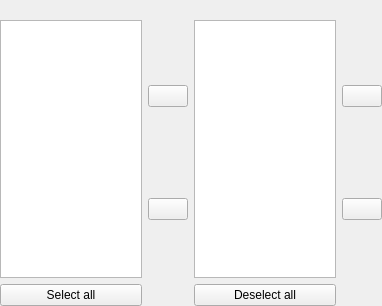
<ui version="4.0" >
 <class>DoubleStringsListSelectionData</class>
 <widget class="QWidget" name="DoubleStringsListSelectionData" >
  <property name="geometry" >
   <rect>
    <x>0</x>
    <y>0</y>
    <width>382</width>
    <height>306</height>
   </rect>
  </property>
  <property name="windowTitle" >
   <string>Form</string>
  </property>
  <layout class="QHBoxLayout" name="horizontalLayout" >
   <property name="margin" >
    <number>0</number>
   </property>
   <item>
    <layout class="QVBoxLayout" name="verticalLayout" >
     <item>
      <widget class="QLabel" name="inputListLabel" >
       <property name="text" >
        <string/>
       </property>
       <property name="alignment" >
        <set>Qt::AlignCenter</set>
       </property>
      </widget>
     </item>
     <item>
      <widget class="tlp::ItemsListWidget" name="inputList" />
     </item>
     <item>
      <widget class="QPushButton" name="selectButton" >
       <property name="text" >
        <string>Select all</string>
       </property>
      </widget>
     </item>
    </layout>
   </item>
   <item>
    <layout class="QVBoxLayout" name="verticalLayout_6" >
     <item>
      <widget class="QPushButton" name="addButton" >
       <property name="text" >
        <string/>
       </property>
       <property name="icon" >
        <iconset resource="TulipQtResource.qrc" >
         <normaloff>:/right.png</normaloff>:/right.png</iconset>
       </property>
      </widget>
     </item>
     <item>
      <widget class="QPushButton" name="removeButton" >
       <property name="text" >
        <string/>
       </property>
       <property name="icon" >
        <iconset resource="TulipQtResource.qrc" >
         <normaloff>:/left.png</normaloff>:/left.png</iconset>
       </property>
      </widget>
     </item>
    </layout>
   </item>
   <item>
    <layout class="QVBoxLayout" name="verticalLayout_2" >
     <item>
      <widget class="QLabel" name="outputListLabel" >
       <property name="text" >
        <string/>
       </property>
       <property name="alignment" >
        <set>Qt::AlignCenter</set>
       </property>
      </widget>
     </item>
     <item>
      <widget class="tlp::ItemsListWidget" name="outputList" />
     </item>
     <item>
      <widget class="QPushButton" name="unselectButton" >
       <property name="text" >
        <string>Deselect all</string>
       </property>
      </widget>
     </item>
    </layout>
   </item>
   <item>
    <layout class="QVBoxLayout" name="verticalLayout_5" >
     <item>
      <widget class="QPushButton" name="upButton" >
       <property name="text" >
        <string/>
       </property>
       <property name="icon" >
        <iconset resource="TulipQtResource.qrc" >
         <normaloff>:/up.png</normaloff>:/up.png</iconset>
       </property>
      </widget>
     </item>
     <item>
      <widget class="QPushButton" name="downButton" >
       <property name="text" >
        <string/>
       </property>
       <property name="icon" >
        <iconset resource="TulipQtResource.qrc" >
         <normaloff>:/down.png</normaloff>:/down.png</iconset>
       </property>
      </widget>
     </item>
    </layout>
   </item>
  </layout>
 </widget>
 <customwidgets>
  <customwidget>
   <class>tlp::ItemsListWidget</class>
   <extends>QListView</extends>
   <header>talipot/ItemsListWidget.h</header>
  </customwidget>
 </customwidgets>
 <resources>
  <include location="TulipQtResource.qrc" />
 </resources>
 <connections/>
</ui>
